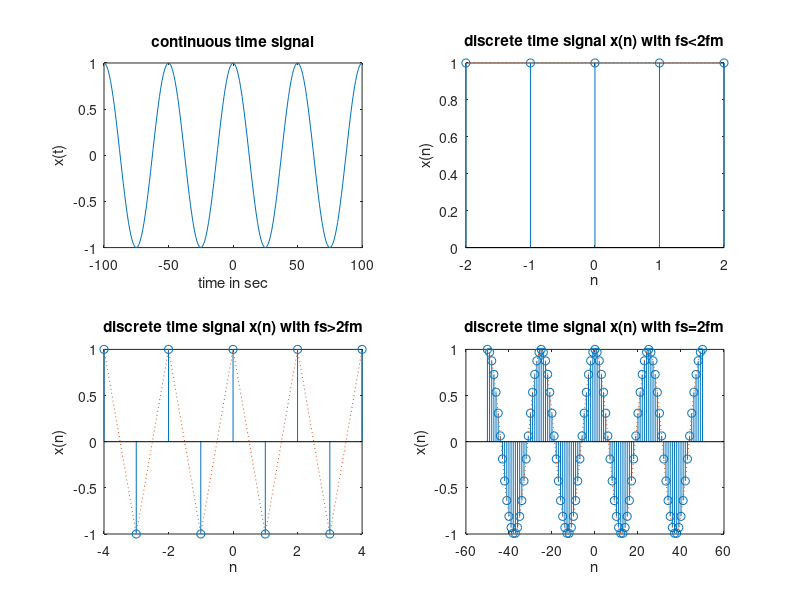

Reproduce this figure in MATLAB.
clc
clear all
close all
t=-100:01:100;
fm=0.02;
x=cos(2*pi*t*fm); subplot(2,2,1);
plot(t,x);
xlabel('time in sec'); 
ylabel('x(t)');
title('continuous time signal'); 
fs1=0.02; 
n=-2:2;
x1=cos(2*pi*fm*n/fs1);
subplot(2,2,2);
stem(n,x1);
hold on
subplot(2,2,2);
plot(n,x1,':');
title('discrete time signal x(n) with fs<2fm'); 
xlabel('n');
ylabel('x(n)');
fs2=0.04;
n1=-4:4;
x2=cos(2*pi*fm*n1/fs2);
subplot(2,2,3);
stem(n1,x2);
hold on
subplot(2,2,3);
plot(n1,x2,':');
title('discrete time signal x(n) with fs>2fm');
xlabel('n');
ylabel('x(n)');
n2=-50:50;
fs3=0.5;
x3=cos(2*pi*fm*n2/fs3);
subplot(2,2,4);
stem(n2,x3);
hold on
subplot(2,2,4);
plot(n2,x3,':');
xlabel('n');
ylabel('x(n)');
title('discrete time signal x(n) with fs=2fm'); 